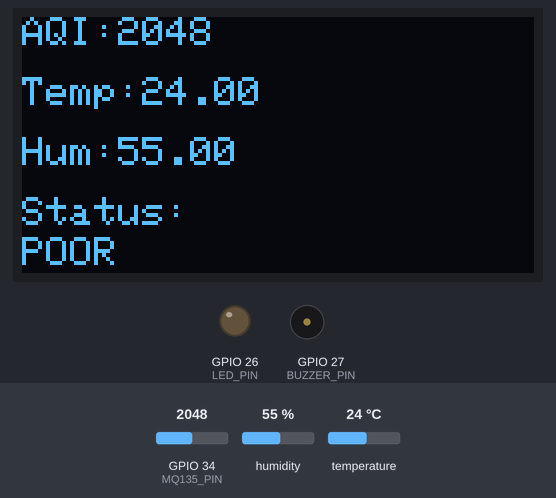
This sketch was run on a simulated ESP32. Parts: 128×64 one-colour display, output pins drawn as LEDs (lit = HIGH), buzzer (waves = sounding). The inputs (shaded band) are chosen by the test bench; at power-on: GPIO 34 (MQ135_PIN) = 2048, humidity 55 %, temperature 24 °C. WiFi joins after 1.5 s; servers stay silent unless stated; random numbers use the default seed unless the sketch sets one; no MQTT or app messages arrive unless stated; what the sketch prints to the serial monitor is not drawn.

Above: at 4.7 s.
4.8 s: GPIO 34 (MQ135_PIN) set to 2958
At 7.2 s:
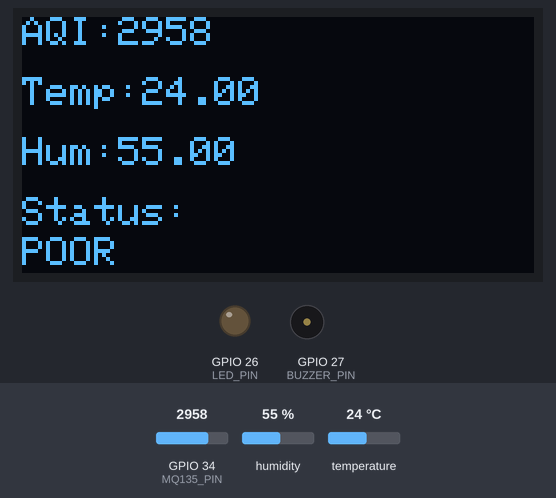
8.7 s: GPIO 34 (MQ135_PIN) set to 3056
At 10.8 s:
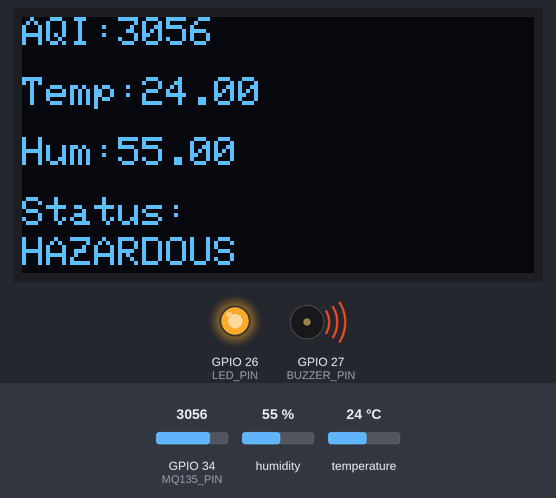
12.6 s: humidity set to 22 %
At 13.1 s:
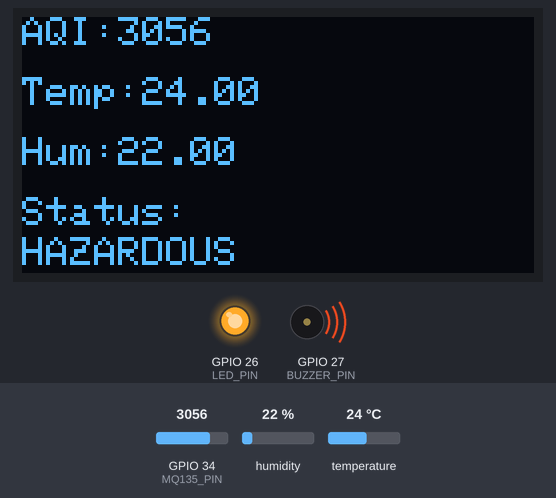
16.5 s: GPIO 34 (MQ135_PIN) set to 1228
At 20.0 s:
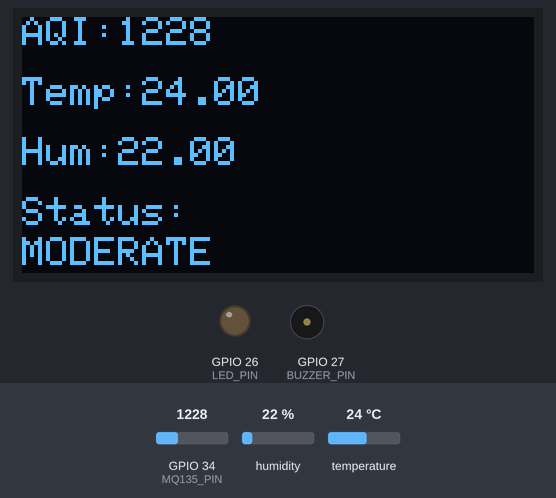
20.4 s: temperature set to 12 °C
At 22.4 s:
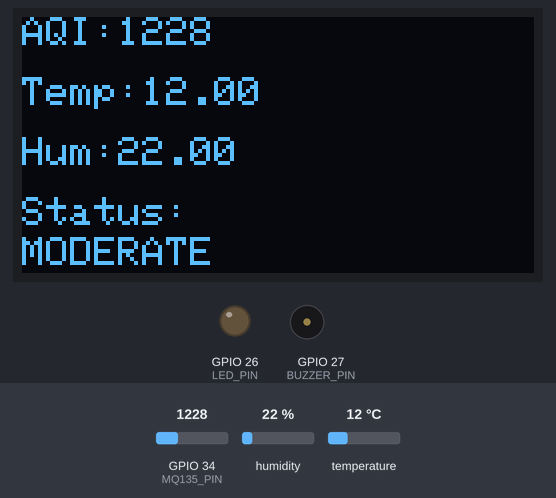
24.3 s: GPIO 34 (MQ135_PIN) set to 1051
At 25.9 s:
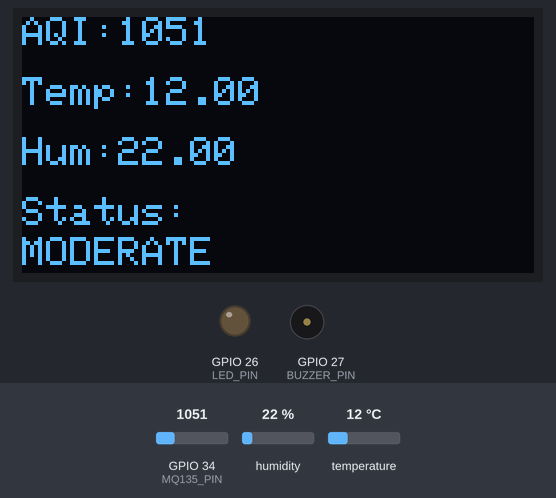
28.2 s: GPIO 34 (MQ135_PIN) set to 948
Timing chart, 0 to 31.2 s (numbered marks = the images above; inputs shaded):
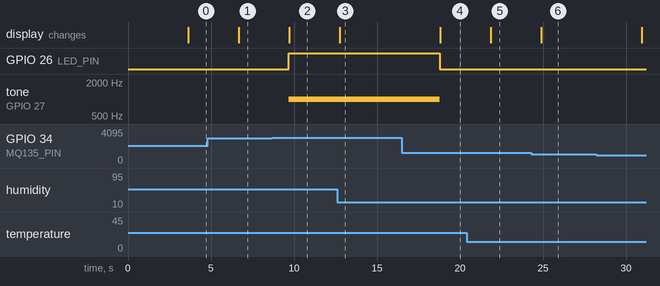

The sketch:

esp32_air_quality_monitor.ino
```cpp
#include <WiFi.h>
#include <PubSubClient.h>
#include <ArduinoJson.h>
#include <Wire.h>
#include <Adafruit_GFX.h>
#include <Adafruit_SSD1306.h>
#include <DHT.h>

// ================= WiFi =================
const char* ssid = "Wokwi-GUEST";
const char* password = "";

// ================= MQTT =================
const char* mqtt_server = "broker.emqx.io";

WiFiClient espClient;
PubSubClient client(espClient);

// ================= OLED =================
#define SCREEN_WIDTH 128
#define SCREEN_HEIGHT 64

Adafruit_SSD1306 display(
SCREEN_WIDTH,
SCREEN_HEIGHT,
&Wire,
-1
);

// ================= DHT22 =================
#define DHTPIN 4
#define DHTTYPE DHT22

DHT dht(DHTPIN, DHTTYPE);

// ================= Pins =================
#define MQ135_PIN 34
#define LED_PIN 26
#define BUZZER_PIN 27

String airStatus;

// ================= WiFi =================
void setupWiFi() {

Serial.print("Connecting WiFi");

WiFi.begin(ssid, password);

while (WiFi.status() != WL_CONNECTED) {
delay(500);
Serial.print(".");
}

Serial.println();
Serial.println("WiFi Connected");
}

// ================= MQTT =================
void reconnectMQTT() {

while (!client.connected()) {

Serial.print("Connecting MQTT...");

String clientId =
  "ESP32-AQI-" +
  String(random(1000, 9999));

if (client.connect(clientId.c_str())) {

  Serial.println("Connected");

} else {

  Serial.print("Failed, rc=");
  Serial.println(client.state());

  delay(3000);
}

}
}

void setup() {

Serial.begin(115200);

pinMode(LED_PIN, OUTPUT);
pinMode(BUZZER_PIN, OUTPUT);

digitalWrite(LED_PIN, LOW);

dht.begin();

Wire.begin(21, 22);

if (!display.begin(
SSD1306_SWITCHCAPVCC,
0x3C)) {

Serial.println("OLED NOT FOUND");

while (true);

}

display.clearDisplay();
display.setTextColor(WHITE);

display.setTextSize(2);
display.setCursor(20, 20);
display.println("AQI");

display.display();

setupWiFi();

client.setServer(
mqtt_server,
1883
);

delay(2000);
}

void loop() {

if (!client.connected()) {
reconnectMQTT();
}

client.loop();

int airValue = analogRead(MQ135_PIN);

float temperature =
dht.readTemperature();

float humidity =
dht.readHumidity();

if (isnan(temperature) ||
isnan(humidity)) {


Serial.println("DHT Error");
return;


}

// AQI Classification

if (airValue < 1000) {
airStatus = "GOOD";

} else if (airValue < 2000) {


airStatus = "MODERATE";


} else if (airValue < 3000) {


airStatus = "POOR";


} else {


airStatus = "HAZARDOUS";


}

// Alert

if (airStatus == "HAZARDOUS") {


digitalWrite(LED_PIN, HIGH);
tone(BUZZER_PIN, 1000);


} else {


digitalWrite(LED_PIN, LOW);
noTone(BUZZER_PIN);


}

// MQTT JSON Payload

StaticJsonDocument<256> doc;

doc["aqi"] = airValue;
doc["temperature"] = temperature;
doc["humidity"] = humidity;
doc["status"] = airStatus;

char buffer[256];

serializeJson(doc, buffer);

client.publish(
"airquality/data",
buffer
);

// Serial Monitor

Serial.println("==============");
Serial.print("AQI: ");
Serial.println(airValue);

Serial.print("Temp: ");
Serial.println(temperature);

Serial.print("Humidity: ");
Serial.println(humidity);

Serial.print("Status: ");
Serial.println(airStatus);

Serial.println("MQTT Sent");

// OLED

display.clearDisplay();

display.setTextSize(1);

display.setCursor(0, 0);
display.print("AQI:");
display.print(airValue);

display.setCursor(0, 15);
display.print("Temp:");
display.print(temperature);

display.setCursor(0, 30);
display.print("Hum:");
display.print(humidity);

display.setCursor(0, 45);
display.print("Status:");

display.setCursor(0, 55);
display.print(airStatus);

display.display();

delay(3000);
}
```

Measured:
- the behaviour switches between 2999 and 3000 on GPIO 34 (MQ135_PIN) (found by bisection; images 1 and 2)
- after the input at 4.8 s, the display: changes after 1.9 s (image 1)
- after the input at 8.7 s, GPIO 26 (LED_PIN): LOW → HIGH after 0.98 s; tone on GPIO 27 (BUZZER_PIN): silent → 1000 Hz after 0.98 s; the display: changes after 1.0 s (image 2)
- after the input at 12.6 s, the display: changes after 0.14 s (image 3)
- after the input at 16.5 s, GPIO 26 (LED_PIN): HIGH → LOW after 2.3 s; tone on GPIO 27 (BUZZER_PIN): 1000 Hz → silent after 2.3 s; the display: changes after 2.3 s (image 4)
- after the input at 20.4 s, the display: changes after 1.4 s (image 5)
- after the input at 24.3 s, the display: changes after 0.58 s (image 6)
